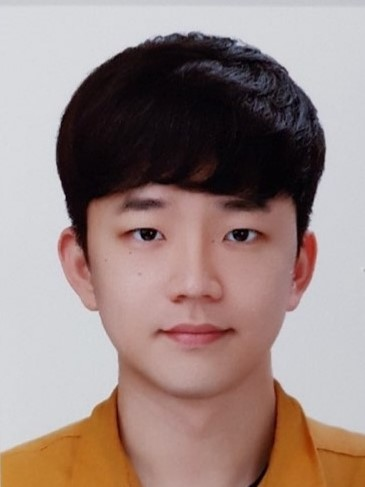
#> input picture temp/open_cv/Image/son.jpg, 365 x 487 px, found by its file name
$ python open_cv_test2.py   (older library calls are emulated)
#> lines starting #> are read from the running program, lines starting #| are printed output that depends on the picture
import cv2

src = cv2.imread("Image/Son.jpg", cv2.IMREAD_COLOR)
#> src is the input picture: shape (487, 365, 3); mean B, G, R 130, 134.4, 154.4
gray = cv2.cvtColor(src, cv2.COLOR_BGR2GRAY)
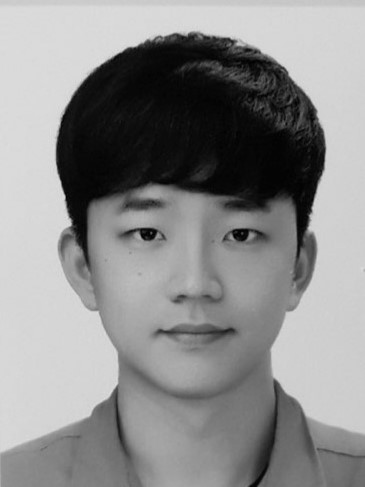
#> gray: shape (487, 365); min 1, max 224, mean 139.8

sobel = cv2.Sobel(gray, cv2.CV_8U, 1, 0, 3)
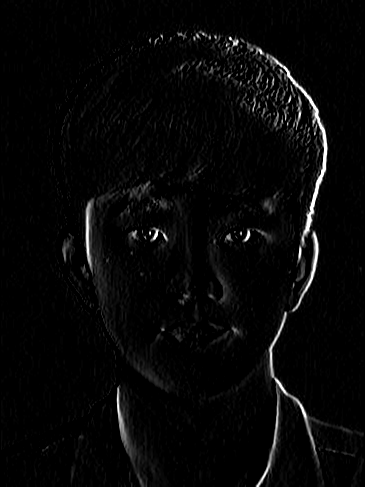
#> sobel: shape (487, 365); min 0, max 255, mean 7.2
laplacian = cv2.Laplacian(gray, cv2.CV_8U, ksize=3)
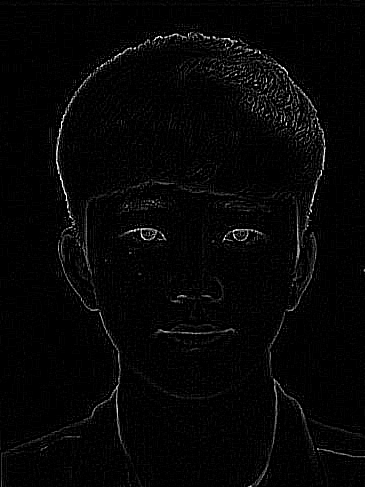
#> laplacian: shape (487, 365); min 0, max 255, mean 5.8
canny = cv2.Canny(src, 100, 255)
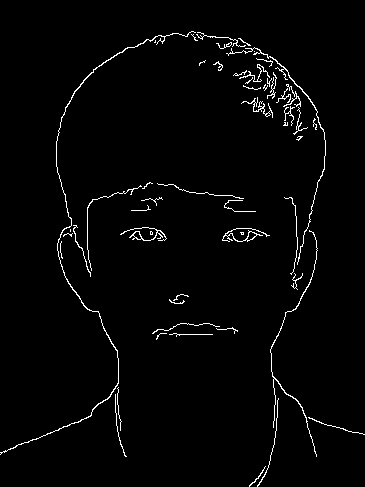
#> canny: shape (487, 365); 2.1% white in thin lines or dots

cv2.imshow("sobel", sobel)
cv2.imshow("laplacian", laplacian)
cv2.imshow("canny", canny)
cv2.waitKey()
cv2.destroyAllWindows()
